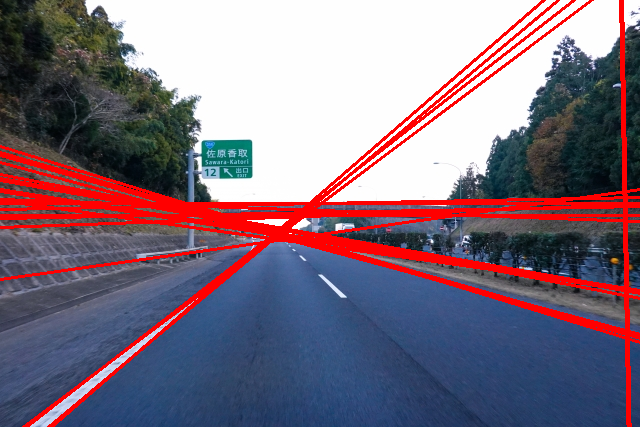

Write Python code to recreate this figure.
import cv2
import numpy as np
from matplotlib import pyplot as plt

def draw_line(img, theta, rho):
    h, w = img.shape[:2]
    if np.isclose(np.sin(theta), 0):
        x1, y1 = rho, 0
        x2, y2 = rho, h
    else:
        calc_y = lambda x: rho / np.sin(theta) - x * np.cos(theta) / np.sin(theta)
        x1, y1 = 0, calc_y(0)
        x2, y2 = w, calc_y(w)

    # float -> int
    x1, y1, x2, y2 = list(map(int, [x1, y1, x2, y2]))

    cv2.line(img, (x1, y1), (x2, y2), (0, 0, 255), 2)


img = cv2.imread('sample_s.jpg')

gray = cv2.cvtColor(img, cv2.COLOR_BGR2GRAY)

# Canny 法で2値化する。
edges = cv2.Canny(gray, 150, 300, L2gradient=True)

lines = cv2.HoughLines(edges, 1, np.pi / 180, 100)

# 直線を描画する。
if lines is not None:
    for rho, theta in lines.squeeze(axis=1):
        draw_line(img, theta, rho)

cv2.imshow('Window', img)
cv2.waitKey()
cv2.destroyAllWindows()
cv2.imwrite('hough.png', img)
